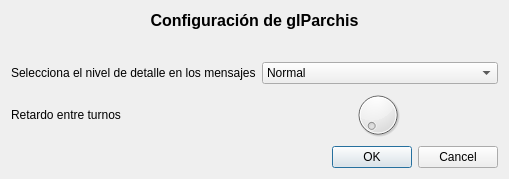
<?xml version="1.0" encoding="UTF-8"?>
<ui version="4.0">
 <class>frmSettings</class>
 <widget class="QDialog" name="frmSettings">
  <property name="geometry">
   <rect>
    <x>0</x>
    <y>0</y>
    <width>509</width>
    <height>179</height>
   </rect>
  </property>
  <property name="windowTitle">
   <string>Configuración de glParchis</string>
  </property>
  <property name="windowIcon">
   <iconset resource="../images/glparchis.qrc">
    <normaloff>:/glparchis/configure.png</normaloff>:/glparchis/configure.png</iconset>
  </property>
  <layout class="QVBoxLayout" name="verticalLayout_2">
   <item>
    <layout class="QVBoxLayout" name="verticalLayout">
     <item>
      <widget class="QLabel" name="lblTitulo">
       <property name="font">
        <font>
         <pointsize>12</pointsize>
         <weight>75</weight>
         <bold>true</bold>
        </font>
       </property>
       <property name="text">
        <string>Configuración de glParchis</string>
       </property>
       <property name="alignment">
        <set>Qt::AlignCenter</set>
       </property>
      </widget>
     </item>
     <item>
      <layout class="QHBoxLayout" name="horizontalLayout_2">
       <item>
        <spacer name="horizontalSpacer_2">
         <property name="orientation">
          <enum>Qt::Horizontal</enum>
         </property>
         <property name="sizeHint" stdset="0">
          <size>
           <width>40</width>
           <height>20</height>
          </size>
         </property>
        </spacer>
       </item>
       <item>
        <widget class="QLabel" name="lblPixmap">
         <property name="maximumSize">
          <size>
           <width>70</width>
           <height>70</height>
          </size>
         </property>
         <property name="pixmap">
          <pixmap resource="../images/glparchis.qrc">:/glparchis/configure.png</pixmap>
         </property>
         <property name="scaledContents">
          <bool>true</bool>
         </property>
         <property name="alignment">
          <set>Qt::AlignCenter</set>
         </property>
        </widget>
       </item>
       <item>
        <spacer name="horizontalSpacer">
         <property name="orientation">
          <enum>Qt::Horizontal</enum>
         </property>
         <property name="sizeHint" stdset="0">
          <size>
           <width>40</width>
           <height>20</height>
          </size>
         </property>
        </spacer>
       </item>
      </layout>
     </item>
     <item>
      <layout class="QHBoxLayout" name="horizontalLayout">
       <item>
        <widget class="QLabel" name="label_2">
         <property name="text">
          <string>Selecciona el nivel de detalle en los mensajes</string>
         </property>
        </widget>
       </item>
       <item>
        <widget class="QComboBox" name="cmdVerbosity">
         <item>
          <property name="text">
           <string>Normal</string>
          </property>
         </item>
         <item>
          <property name="text">
           <string>Alto</string>
          </property>
         </item>
         <item>
          <property name="text">
           <string>Desarrollador</string>
          </property>
         </item>
        </widget>
       </item>
      </layout>
     </item>
     <item>
      <layout class="QHBoxLayout" name="horizontalLayout_5">
       <item>
        <widget class="QLabel" name="label_5">
         <property name="text">
          <string>Retardo entre turnos</string>
         </property>
        </widget>
       </item>
       <item>
        <widget class="QDial" name="dial"/>
       </item>
      </layout>
     </item>
    </layout>
   </item>
   <item>
    <widget class="QDialogButtonBox" name="buttonBox">
     <property name="orientation">
      <enum>Qt::Horizontal</enum>
     </property>
     <property name="standardButtons">
      <set>QDialogButtonBox::Cancel|QDialogButtonBox::Ok</set>
     </property>
    </widget>
   </item>
  </layout>
 </widget>
 <resources>
  <include location="../images/glparchis.qrc"/>
 </resources>
 <connections>
  <connection>
   <sender>buttonBox</sender>
   <signal>accepted()</signal>
   <receiver>frmSettings</receiver>
   <slot>accept()</slot>
   <hints>
    <hint type="sourcelabel">
     <x>248</x>
     <y>254</y>
    </hint>
    <hint type="destinationlabel">
     <x>157</x>
     <y>274</y>
    </hint>
   </hints>
  </connection>
  <connection>
   <sender>buttonBox</sender>
   <signal>rejected()</signal>
   <receiver>frmSettings</receiver>
   <slot>reject()</slot>
   <hints>
    <hint type="sourcelabel">
     <x>316</x>
     <y>260</y>
    </hint>
    <hint type="destinationlabel">
     <x>286</x>
     <y>274</y>
    </hint>
   </hints>
  </connection>
 </connections>
</ui>
